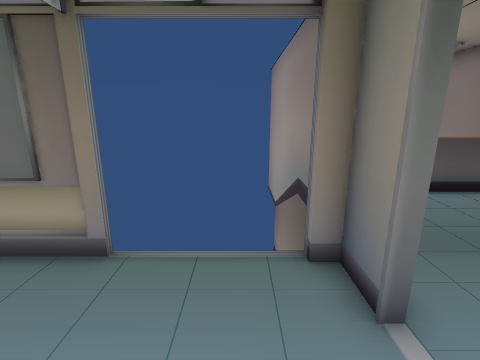
view 1 (above)

16 first-person views from a walk through a scene from a Unity 3-D project. The camera is 1.4 m above the floor, tilts 14° down and sees 85° across. Doors are open. The floor is counted in squares, 0.5 m on a side. Each view is taken from the middle of a square. On the plan, view 1 faces up. The plan holds only what a view shows up to about 19 squares ahead; the rest is blank. The place goes on beyond the plan. Some animated figures are left out. Some surface patterns are stand-ins.

view 2
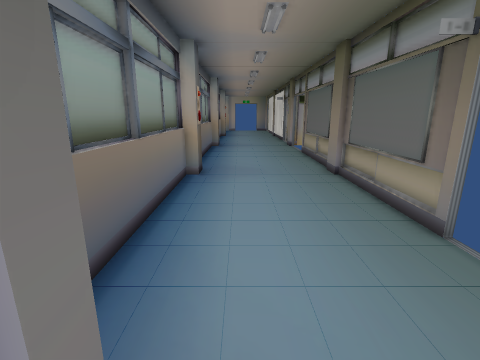

view 3
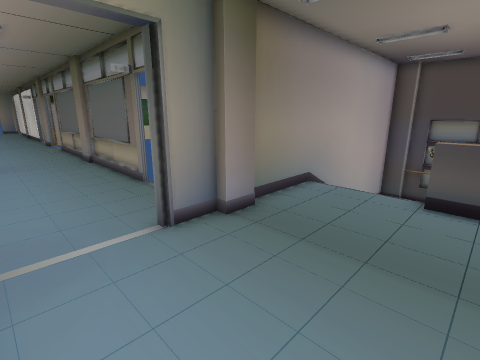

view 4
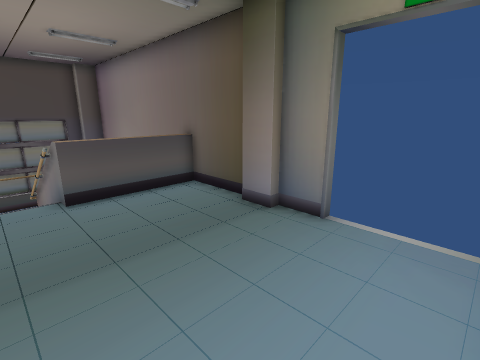

view 5
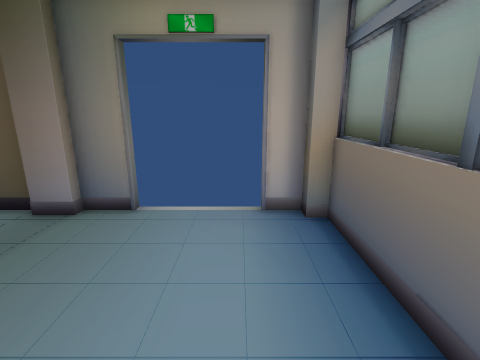

view 6
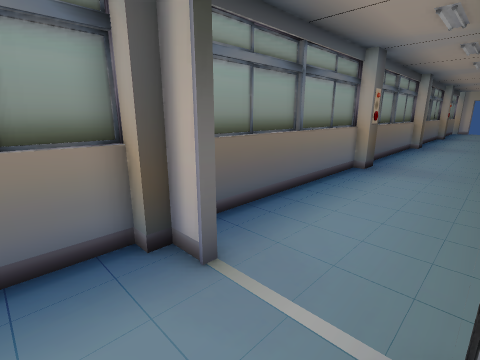

view 7
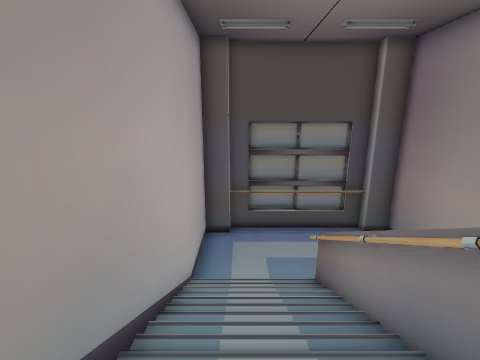

view 8
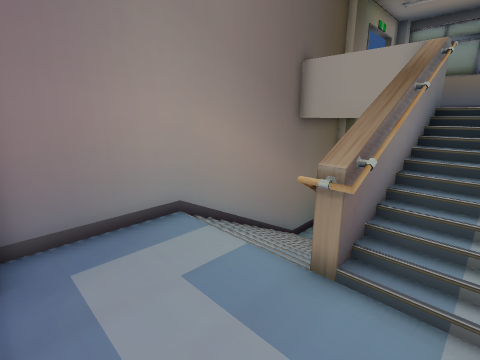

view 9
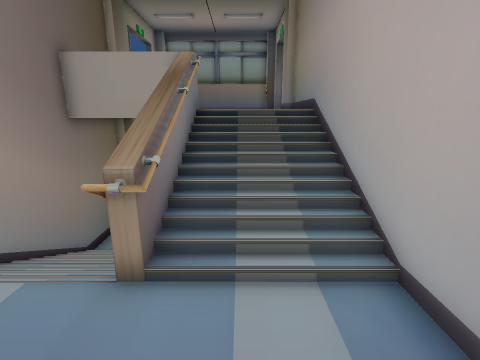

view 10
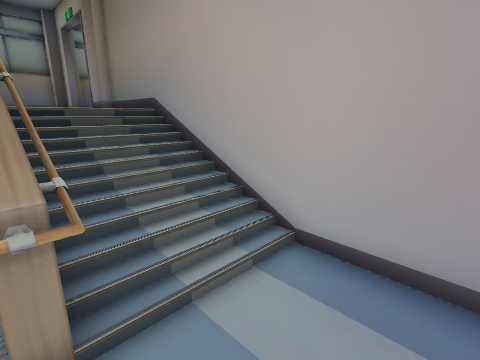

view 11
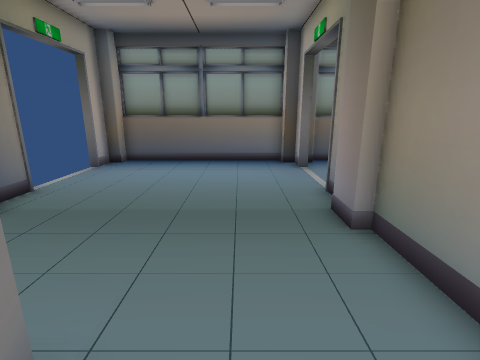

view 12
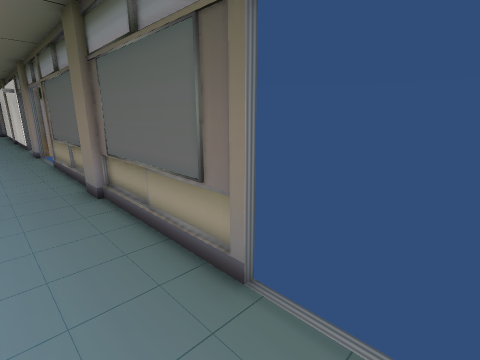

view 13
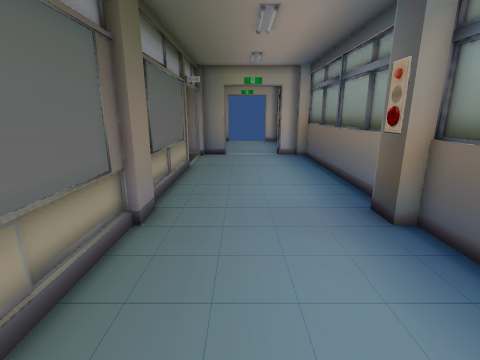

view 14
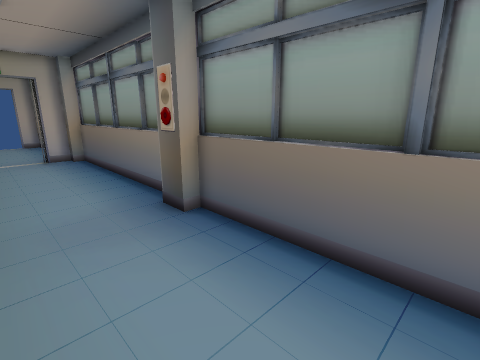

view 15
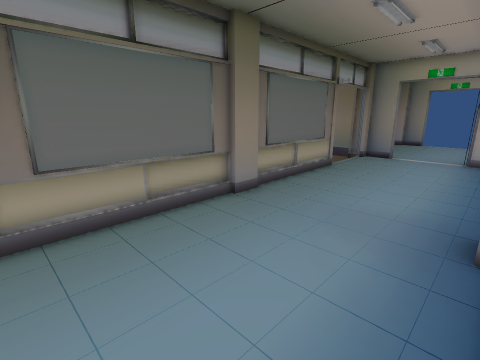

view 16
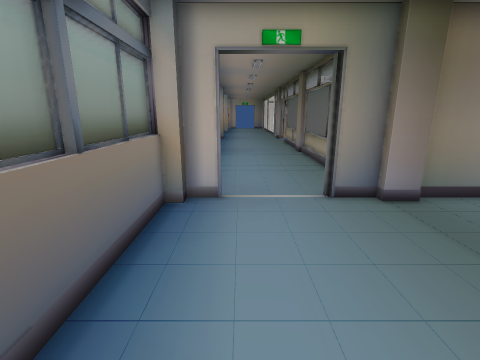

### Floor plan
Key: @ floor where view 1 was taken; # wall or solid block; x gap in a wall; . main floor; - floor 1.5 m lower than the main floor; / step, stairs or slope; D open door; = window, fence, low wall or low ledge; ^ raised ledge.
Columns run from 17 left of view 1 to 12 right of it. Each row starts with its distance up from view 1.
 21                     #########
 20                    ##-------#
 19                    #--------#
 18                    #--------#
 17                    #--------#
 16                    #///=^///#
 15                    #///=^///#
 14                    #///=^///#
 13                    #///=# //#
 12                    #///== //#
 11                    #///==  /#
 10                    #///=^   #
  9                    #.....///#
  8                    #........#
  7                    #........#
  6                    ##.......#
  5 D#############xDDDD##.......#
  4 ...................#........#
  3 ...................D........#D
  2 ...................D.........D
  1 ...................D.........D
  0 .................@.D.........D
 -1 ...................#........##
 -2 ......###.........###=###=###
 -3 ####### ####################

Where each view was taken, in squares from view 1:
view 1: 0 up, 0 right, facing up
view 2: 0 up, 3 right, facing left
view 3: 0 up, 8 right, facing up-left
view 4: 0 up, 5 right, facing up-right
view 5: 0 up, 4 right, facing right
view 6: 3 up, 5 right, facing down-left
view 7: 8 up, 4 right, facing up
view 8: 20 up, 5 right, facing down-right
view 9: 20 up, 5 right, facing down
view 10: 19 up, 7 right, facing down-left
view 11: 11 up, 5 right, facing down
view 12: 2 up, 0 right, facing up-left
view 13: 2 up, 17 left, facing right
view 14: 2 up, 17 left, facing down-right
view 15: 2 down, 17 left, facing up-right
view 16: 0 up, 11 right, facing left
